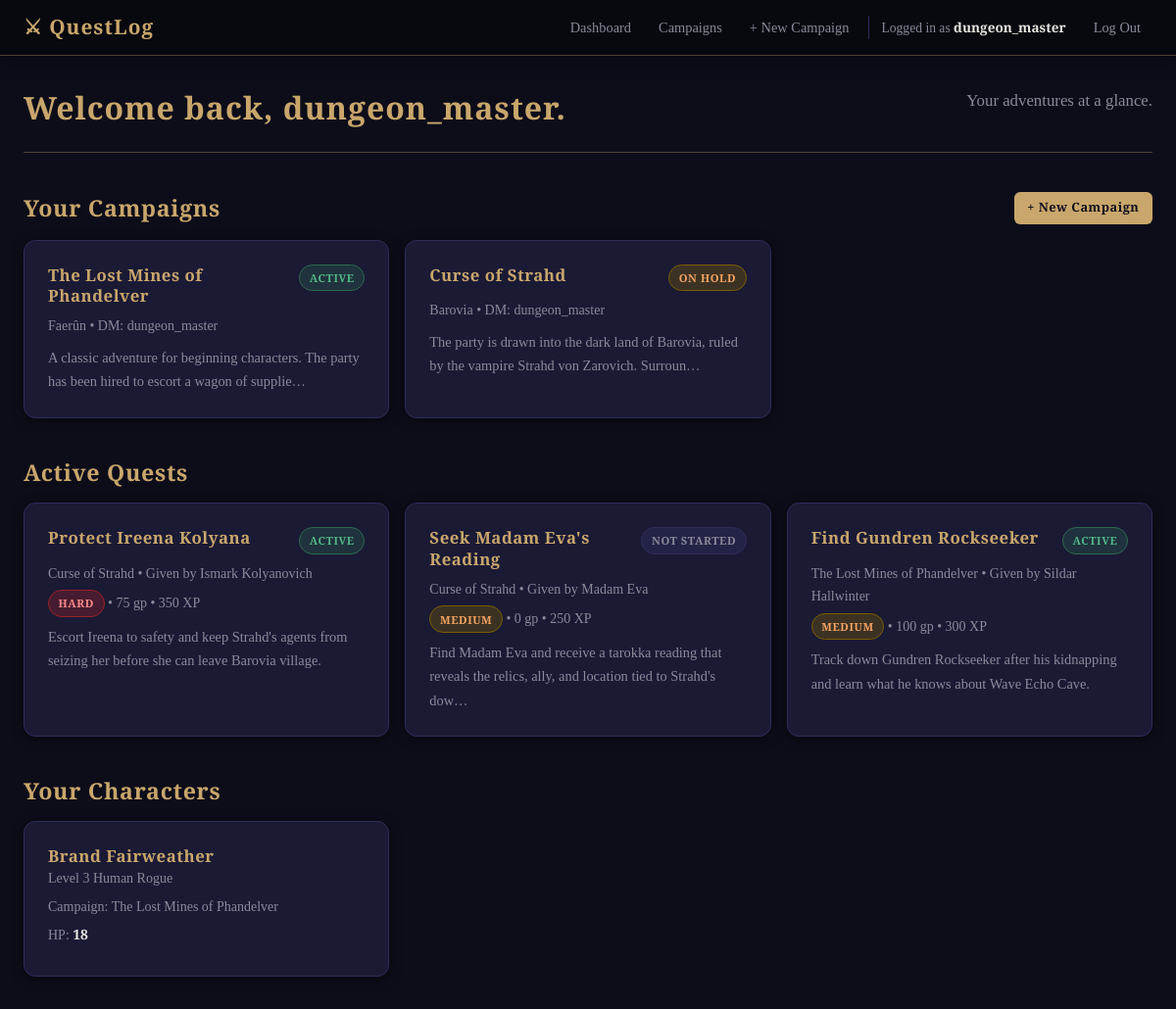
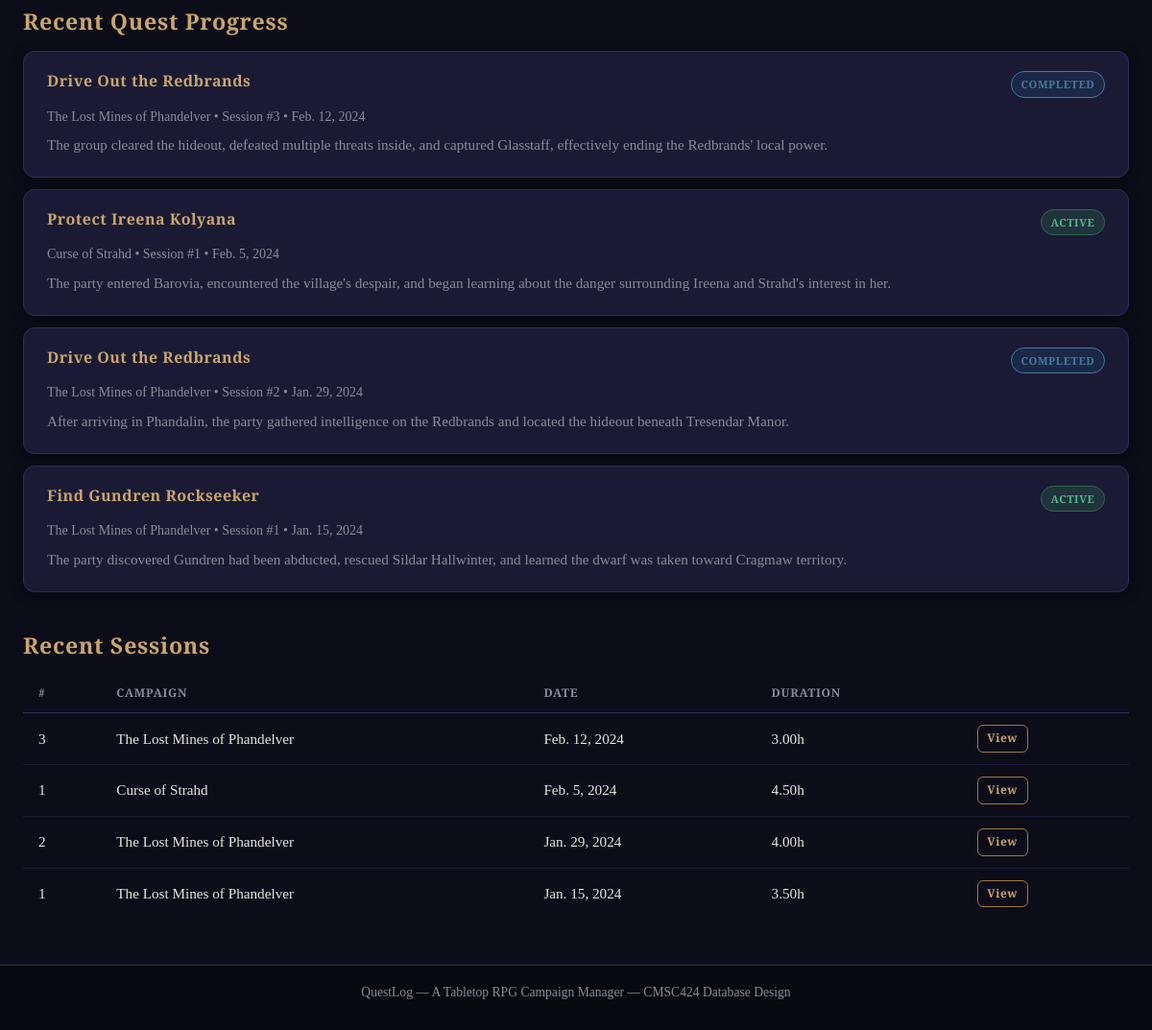
The app's page / (signed in), older data (2 pictures, top to bottom).
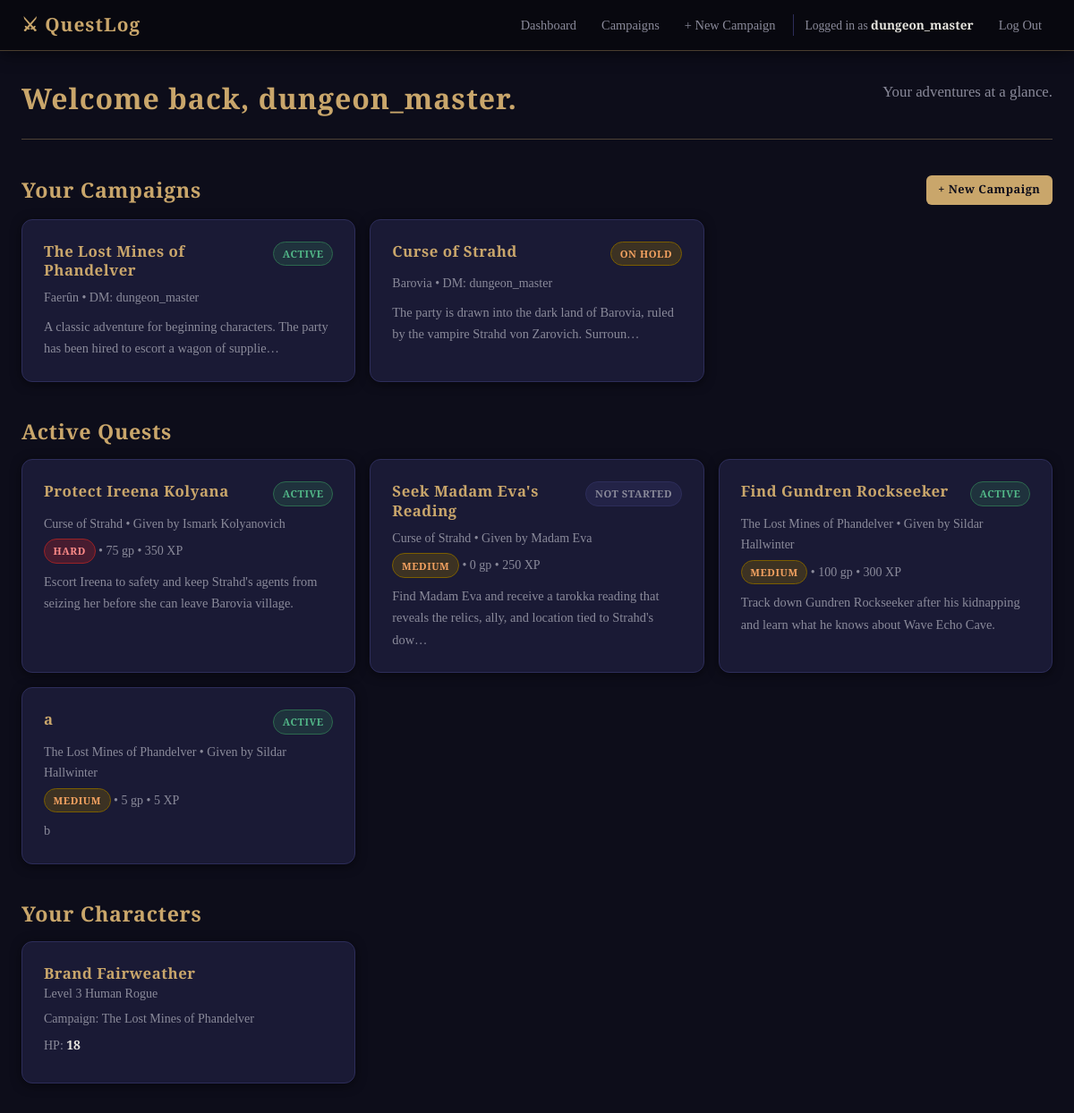
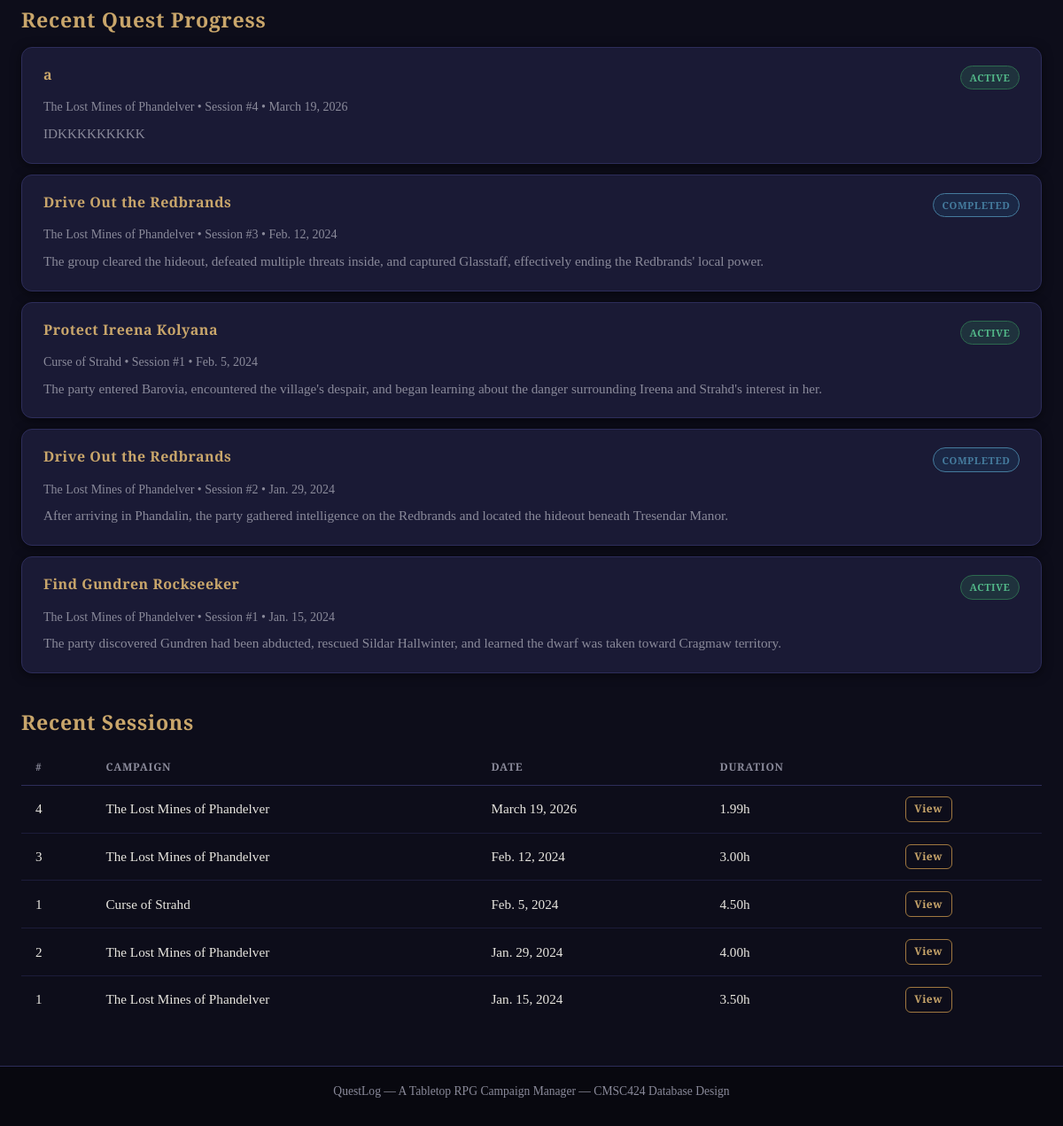
The same page, newer data (2 pictures, top to bottom).
### campaign_manager/models.py (models this page shows, shortened)
class Campaign(models.Model):
    STATUS_CHOICES = [
        ('active',    'Active'),
        ('completed', 'Completed'),
        ('on_hold',   'On Hold'),
    ]
    name        = models.CharField(max_length=200)
    description = models.TextField(blank=True)
    world_name  = models.CharField(
        max_length=200, blank=True,
        help_text="The name of the setting or fictional world (e.g. Faerûn, Barovia)"
    )
    created_at  = models.DateTimeField(auto_now_add=True)  # Set automatically on creation
    status      = models.CharField(max_length=20, choices=STATUS_CHOICES, default='active')
    dungeon_master = models.ForeignKey(
        User,
        on_delete=models.CASCADE,
        related_name='campaigns_as_dm',
    )
    class Meta:
        ordering = ['-created_at']  # Newest campaigns first

class Quest(models.Model):
    STATUS_CHOICES = [
        ('not_started', 'Not Started'),
        ('active', 'Active'),
        ('completed', 'Completed'),
        ('failed', 'Failed'),
    ]
    DIFFICULTY_CHOICES = [
        ('easy', 'Easy'),
        ('medium', 'Medium'),
        ('hard', 'Hard'),
        ('epic', 'Epic'),
    ]
    name = models.CharField(max_length=200)
    description = models.TextField(blank=True)
    status = models.CharField(max_length=20, choices=STATUS_CHOICES, default='not_started')
    reward_gold = models.IntegerField(default=0)
    reward_xp = models.IntegerField(default=0)
    difficulty = models.CharField(max_length=20, choices=DIFFICULTY_CHOICES, default='medium')
    campaign = models.ForeignKey(Campaign, on_delete=models.CASCADE, related_name='quests')
    given_by = models.ForeignKey(NPC, on_delete=models.CASCADE, related_name='quests_given')
    class Meta:
        ordering = ['campaign', 'name']

class NPC(models.Model):
    name = models.CharField(max_length=200)
    description = models.TextField(blank=True)
    role = models.CharField(max_length=100)
    campaign = models.ForeignKey(Campaign, on_delete=models.CASCADE, related_name='npcs')
    class Meta:
        ordering = ['campaign', 'name']

class Character(models.Model):
    RACE_CHOICES = [
        ('human',      'Human'),
        ('elf',        'Elf'),
        ('dwarf',      'Dwarf'),
        ('halfling',   'Halfling'),
        ('gnome',      'Gnome'),
        ('half_elf',   'Half-Elf'),
        ('half_orc',   'Half-Orc'),
        ('tiefling',   'Tiefling'),
        ('dragonborn', 'Dragonborn'),
        ('other',      'Other'),
    ]
    CLASS_CHOICES = [
        ('barbarian', 'Barbarian'),
        ('bard',      'Bard'),
        ('cleric',    'Cleric'),
        ('druid',     'Druid'),
        ('fighter',   'Fighter'),
        ('monk',      'Monk'),
        ('paladin',   'Paladin'),
        ('ranger',    'Ranger'),
        ('rogue',     'Rogue'),
        ('sorcerer',  'Sorcerer'),
        ('warlock',   'Warlock'),
        ('wizard',    'Wizard'),
    ]
    name             = models.CharField(max_length=200)
    race             = models.CharField(max_length=20, choices=RACE_CHOICES, default='human')
    character_class  = models.CharField(max_length=20, choices=CLASS_CHOICES, default='fighter')
    level            = models.IntegerField(default=1)
    hit_points       = models.IntegerField(default=10)
    background_story = models.TextField(blank=True, help_text="Optional backstory for this character")
    campaign = models.ForeignKey(Campaign, on_delete=models.CASCADE, related_name='characters')
    player = models.ForeignKey(User, on_delete=models.CASCADE, related_name='characters')
    class Meta:
        ordering = ['name']

class SessionQuest(models.Model):
    session = models.ForeignKey(Session, on_delete=models.CASCADE, related_name='session_quests')
    quest = models.ForeignKey(Quest, on_delete=models.CASCADE, related_name='session_logs')
    progress_notes = models.TextField(blank=True)
    class Meta:
        unique_together = ('session', 'quest')

class Session(models.Model):
    session_number = models.IntegerField(
        help_text="Which session this is in the campaign (1, 2, 3, …)"
    )
    date           = models.DateField()
    duration_hours = models.DecimalField(
        max_digits=4, decimal_places=2, null=True, blank=True,
        help_text="How long the session ran, in hours (e.g., 3.5)"
    )
    summary  = models.TextField(blank=True, help_text="Recap notes for this session")
    campaign = models.ForeignKey(Campaign, on_delete=models.CASCADE, related_name='sessions')
    class Meta:
        ordering            = ['campaign', 'session_number']
        unique_together     = ('campaign', 'session_number')  # No duplicate session numbers per campaign

### campaign_manager/views.py (the view)
# urls.py: path('', views.dashboard, name='dashboard'),
@login_required
def dashboard(request):
    memberships = CampaignPlayer.objects.filter(
        user=request.user
    ).select_related('campaign', 'campaign__dungeon_master')
    campaigns = [m.campaign for m in memberships]
    characters = Character.objects.filter(
        player=request.user
    ).select_related('campaign')
    campaign_ids = [c.id for c in campaigns]
    recent_sessions = Session.objects.filter(
        campaign__in=campaign_ids
    ).select_related('campaign').order_by('-date')[:5]
    active_quests = Quest.objects.filter(
        campaign__in=campaign_ids,
        status__in=['not_started', 'active'],
    ).select_related('campaign', 'given_by').order_by('campaign__name', 'name')[:6]
    recent_quest_progress = SessionQuest.objects.filter(
        session__campaign__in=campaign_ids
    ).select_related('session', 'session__campaign', 'quest').order_by('-session__date')[:5]
    return render(request, 'campaign_manager/dashboard.html', {
        'campaigns':       campaigns,
        'characters':      characters,
        'recent_sessions': recent_sessions,
        'active_quests': active_quests,
        'recent_quest_progress': recent_quest_progress,
    })

### campaign_manager/templates/campaign_manager/dashboard.html (shortened to what the changed rows need)
{% extends "campaign_manager/base.html" %}
{% block content %}
<div class="page-header">
  <h1>Welcome back, {{ user.username }}.</h1>
</div>
<section class="dashboard-section">
  <div class="section-header">
    <h2>Your Campaigns</h2>
  </div>
  {% if campaigns %}
    <div class="card-grid">
      {% for campaign in campaigns %}
        <a href="{% url 'campaign_detail' pk=campaign.pk %}" class="card card-link">
          <div class="card-header">
            <h3 class="card-title">{{ campaign.name }}</h3>
            <span class="badge badge-status-{{ campaign.status }}">{{ campaign.get_status_display }}</span>
          </div>
          <p class="card-meta">
            {% if campaign.world_name %}{{ campaign.world_name }} &bull; {% endif %}
            DM: {{ campaign.dungeon_master.username }}
          </p>
          {% if campaign.description %}
            <p class="card-excerpt">{{ campaign.description|truncatechars:100 }}</p>
          {% endif %}
        </a>
      {% endfor %}
    </div>
  {% else %}
    <div class="empty-state">
      <p>You haven't joined any campaigns yet.</p>
      <a href="{% url 'campaign_list' %}" class="btn btn-secondary">Browse Campaigns</a>
    </div>
  {% endif %}
</section>
<section class="dashboard-section">
  <div class="section-header">
    <h2>Active Quests</h2>
  </div>
  {% if active_quests %}
    <div class="card-grid">
      {% for quest in active_quests %}
        <a href="{% url 'quest_detail' pk=quest.pk %}" class="card card-link">
          <div class="card-header">
            <h3 class="card-title">{{ quest.name }}</h3>
            <span class="badge badge-status-{{ quest.status }}">{{ quest.get_status_display }}</span>
          </div>
          <p class="card-meta">{{ quest.campaign.name }} &bull; Given by {{ quest.given_by.name }}</p>
          <p class="card-meta">
            <span class="badge badge-difficulty-{{ quest.difficulty }}">{{ quest.get_difficulty_display }}</span>
            &bull; {{ quest.reward_gold }} gp &bull; {{ quest.reward_xp }} XP
          </p>
          {% if quest.description %}
            <p class="card-excerpt">{{ quest.description|truncatechars:110 }}</p>
          {% endif %}
        </a>
      {% endfor %}
    </div>
  {% else %}
    <div class="empty-state">
      <p>No active quests yet.</p>
    </div>
  {% endif %}
</section>
<section class="dashboard-section">
  <div class="section-header">
    <h2>Your Characters</h2>
  </div>
  {% if characters %}
    <div class="card-grid">
      {% for character in characters %}
        <a href="{% url 'character_detail' pk=character.pk %}" class="card card-link card-character">
          <h3 class="card-title">{{ character.name }}</h3>
          <p class="card-meta">
            Level {{ character.level }}
            {{ character.get_race_display }}
            {{ character.get_character_class_display }}
          </p>
          <p class="card-meta">Campaign: {{ character.campaign.name }}</p>
          <p class="card-meta">HP: <strong>{{ character.hit_points }}</strong></p>
        </a>
      {% endfor %}
    </div>
  {% else %}
    <div class="empty-state">
      <p>You don't have any characters yet. Join a campaign to create one!</p>
    </div>
  {% endif %}
</section>
<section class="dashboard-section">
  <div class="section-header">
    <h2>Recent Quest Progress</h2>
  </div>
  {% if recent_quest_progress %}
    <div class="encounter-list">
      {% for session_quest in recent_quest_progress %}
        <div class="card encounter-card">
          <div class="encounter-header">
            <h3>
              <a href="{% url 'quest_detail' pk=session_quest.quest.pk %}">{{ session_quest.quest.name }}</a>
            </h3>
            <div class="encounter-badges">
              <span class="badge badge-status-{{ session_quest.quest.status }}">
                {{ session_quest.quest.get_status_display }}
              </span>
            </div>
          </div>
          <p class="card-meta">{{ session_quest.session.campaign.name }} &bull; Session #{{ session_quest.session.session_number }} &bull; {{ session_quest.session.date }}</p>
          {% if session_quest.progress_notes %}
            <p class="encounter-description">{{ session_quest.progress_notes|truncatechars:150 }}</p>
          {% endif %}
        </div>
      {% endfor %}
    </div>
  {% else %}
    <div class="empty-state">
      <p>No quest progress has been logged yet.</p>
    </div>
  {% endif %}
</section>
<section class="dashboard-section">
  <div class="section-header">
    <h2>Recent Sessions</h2>
  </div>
  {% if recent_sessions %}
    <table class="data-table">
      <thead>
        <tr>
          <th>#</th>
          <th>Campaign</th>
          <th>Date</th>
          <th>Duration</th>
          <th></th>
        </tr>
      </thead>
      <tbody>
        {% for session in recent_sessions %}
          <tr>
            <td>{{ session.session_number }}</td>
            <td>{{ session.campaign.name }}</td>
            <td>{{ session.date }}</td>
            <td>
              {% if session.duration_hours %}
                {{ session.duration_hours }}h
              {% else %}
                -
              {% endif %}
            </td>
            <td>
              <a href="{% url 'session_detail' pk=session.pk %}" class="btn btn-secondary btn-xs">View</a>
            </td>
          </tr>
        {% endfor %}
      </tbody>
    </table>
  {% else %}
    <div class="empty-state">
      <p>No sessions recorded yet.</p>
    </div>
  {% endif %}
</section>
{% endblock %}

Row changes from the older to the newer data that the page shows:
added Quest: name "a", status "ACTIVE", campaign.name "The Lost Mines of Phandelver", given_by.name "Sildar Hallwinter", difficulty "MEDIUM", reward_gold "5", reward_xp "5", description "b"
added SessionQuest: quest.name "a", quest.status "ACTIVE", session.campaign.name "The Lost Mines of Phandelver", session.session_number "4", session "March 19, 2026", progress_notes "IDKKKKKKKKK"
added Session: session_number "4", campaign.name "The Lost Mines of Phandelver", date "March 19, 2026", duration_hours "1.99"
